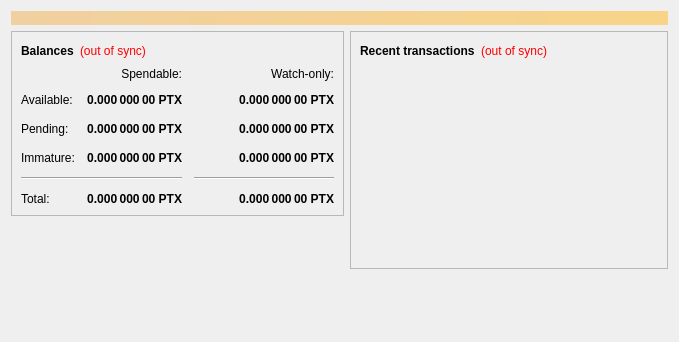
<?xml version="1.0" encoding="UTF-8"?>
<ui version="4.0">
 <class>OverviewPage</class>
 <widget class="QWidget" name="OverviewPage">
  <property name="geometry">
   <rect>
    <x>0</x>
    <y>0</y>
    <width>679</width>
    <height>342</height>
   </rect>
  </property>
  <property name="windowTitle">
   <string>Form</string>
  </property>
  <layout class="QVBoxLayout" name="topLayout">
   <item>
    <widget class="QLabel" name="labelAlerts">
     <property name="visible">
      <bool>false</bool>
     </property>
     <property name="styleSheet">
      <string notr="true">background-color: qlineargradient(x1: 0, y1: 0, x2: 1, y2: 0, stop:0 #F0D0A0, stop:1 #F8D488); color:#000000;</string>
     </property>
     <property name="wordWrap">
      <bool>true</bool>
     </property>
     <property name="margin">
      <number>3</number>
     </property>
    </widget>
   </item>
   <item>
    <layout class="QHBoxLayout" name="horizontalLayout" stretch="1,1">
     <item>
      <layout class="QVBoxLayout" name="verticalLayout_2">
       <item>
        <widget class="QFrame" name="frame">
         <property name="frameShape">
          <enum>QFrame::StyledPanel</enum>
         </property>
         <property name="frameShadow">
          <enum>QFrame::Raised</enum>
         </property>
         <layout class="QVBoxLayout" name="verticalLayout_4">
          <item>
           <layout class="QHBoxLayout" name="horizontalLayout_4">
            <item>
             <widget class="QLabel" name="label_5">
              <property name="font">
               <font>
                <weight>75</weight>
                <bold>true</bold>
               </font>
              </property>
              <property name="text">
               <string>Balances</string>
              </property>
             </widget>
            </item>
            <item>
             <widget class="QLabel" name="labelWalletStatus">
              <property name="cursor">
               <cursorShape>WhatsThisCursor</cursorShape>
              </property>
              <property name="toolTip">
               <string>The displayed information may be out of date. Your wallet automatically synchronizes with the Bitcoin network after a connection is established, but this process has not completed yet.</string>
              </property>
              <property name="styleSheet">
               <string notr="true">QLabel { color: red; }</string>
              </property>
              <property name="text">
               <string notr="true">(out of sync)</string>
              </property>
              <property name="alignment">
               <set>Qt::AlignLeading|Qt::AlignLeft|Qt::AlignVCenter</set>
              </property>
             </widget>
            </item>
            <item>
             <spacer name="horizontalSpacer_3">
              <property name="orientation">
               <enum>Qt::Horizontal</enum>
              </property>
              <property name="sizeHint" stdset="0">
               <size>
                <width>40</width>
                <height>20</height>
               </size>
              </property>
             </spacer>
            </item>
           </layout>
          </item>
          <item>
           <layout class="QGridLayout" name="gridLayout">
            <property name="spacing">
             <number>12</number>
            </property>
            <item row="2" column="2">
             <widget class="QLabel" name="labelWatchPending">
              <property name="font">
               <font>
                <weight>75</weight>
                <bold>true</bold>
               </font>
              </property>
              <property name="cursor">
               <cursorShape>IBeamCursor</cursorShape>
              </property>
              <property name="toolTip">
               <string>Unconfirmed transactions to watch-only addresses</string>
              </property>
              <property name="text">
               <string notr="true">0.000 000 00 PTX</string>
              </property>
              <property name="alignment">
               <set>Qt::AlignRight|Qt::AlignTrailing|Qt::AlignVCenter</set>
              </property>
              <property name="textInteractionFlags">
               <set>Qt::LinksAccessibleByMouse|Qt::TextSelectableByKeyboard|Qt::TextSelectableByMouse</set>
              </property>
             </widget>
            </item>
            <item row="2" column="1">
             <widget class="QLabel" name="labelUnconfirmed">
              <property name="font">
               <font>
                <weight>75</weight>
                <bold>true</bold>
               </font>
              </property>
              <property name="cursor">
               <cursorShape>IBeamCursor</cursorShape>
              </property>
              <property name="toolTip">
               <string>Total of transactions that have yet to be confirmed, and do not yet count toward the spendable balance</string>
              </property>
              <property name="text">
               <string notr="true">0.000 000 00 PTX</string>
              </property>
              <property name="alignment">
               <set>Qt::AlignRight|Qt::AlignTrailing|Qt::AlignVCenter</set>
              </property>
              <property name="textInteractionFlags">
               <set>Qt::LinksAccessibleByMouse|Qt::TextSelectableByKeyboard|Qt::TextSelectableByMouse</set>
              </property>
             </widget>
            </item>
            <item row="3" column="2">
             <widget class="QLabel" name="labelWatchImmature">
              <property name="font">
               <font>
                <weight>75</weight>
                <bold>true</bold>
               </font>
              </property>
              <property name="cursor">
               <cursorShape>IBeamCursor</cursorShape>
              </property>
              <property name="toolTip">
               <string>Mined balance in watch-only addresses that has not yet matured</string>
              </property>
              <property name="text">
               <string notr="true">0.000 000 00 PTX</string>
              </property>
              <property name="alignment">
               <set>Qt::AlignRight|Qt::AlignTrailing|Qt::AlignVCenter</set>
              </property>
              <property name="textInteractionFlags">
               <set>Qt::LinksAccessibleByMouse|Qt::TextSelectableByKeyboard|Qt::TextSelectableByMouse</set>
              </property>
             </widget>
            </item>
            <item row="4" column="0" colspan="2">
             <widget class="Line" name="line">
              <property name="orientation">
               <enum>Qt::Horizontal</enum>
              </property>
             </widget>
            </item>
            <item row="4" column="2">
             <widget class="Line" name="lineWatchBalance">
              <property name="sizePolicy">
               <sizepolicy hsizetype="Preferred" vsizetype="Fixed">
                <horstretch>0</horstretch>
                <verstretch>0</verstretch>
               </sizepolicy>
              </property>
              <property name="minimumSize">
               <size>
                <width>140</width>
                <height>0</height>
               </size>
              </property>
              <property name="orientation">
               <enum>Qt::Horizontal</enum>
              </property>
             </widget>
            </item>
            <item row="5" column="0">
             <widget class="QLabel" name="labelTotalText">
              <property name="text">
               <string>Total:</string>
              </property>
             </widget>
            </item>
            <item row="3" column="1">
             <widget class="QLabel" name="labelImmature">
              <property name="font">
               <font>
                <weight>75</weight>
                <bold>true</bold>
               </font>
              </property>
              <property name="cursor">
               <cursorShape>IBeamCursor</cursorShape>
              </property>
              <property name="toolTip">
               <string>Mined balance that has not yet matured</string>
              </property>
              <property name="text">
               <string notr="true">0.000 000 00 PTX</string>
              </property>
              <property name="alignment">
               <set>Qt::AlignRight|Qt::AlignTrailing|Qt::AlignVCenter</set>
              </property>
              <property name="textInteractionFlags">
               <set>Qt::LinksAccessibleByMouse|Qt::TextSelectableByKeyboard|Qt::TextSelectableByMouse</set>
              </property>
             </widget>
            </item>
            <item row="2" column="3">
             <spacer name="horizontalSpacer_2">
              <property name="orientation">
               <enum>Qt::Horizontal</enum>
              </property>
              <property name="sizeHint" stdset="0">
               <size>
                <width>40</width>
                <height>20</height>
               </size>
              </property>
             </spacer>
            </item>
            <item row="3" column="0">
             <widget class="QLabel" name="labelImmatureText">
              <property name="text">
               <string>Immature:</string>
              </property>
             </widget>
            </item>
            <item row="5" column="1">
             <widget class="QLabel" name="labelTotal">
              <property name="font">
               <font>
                <weight>75</weight>
                <bold>true</bold>
               </font>
              </property>
              <property name="cursor">
               <cursorShape>IBeamCursor</cursorShape>
              </property>
              <property name="toolTip">
               <string>Your current total balance</string>
              </property>
              <property name="text">
               <string notr="true">0.000 000 00 PTX</string>
              </property>
              <property name="alignment">
               <set>Qt::AlignRight|Qt::AlignTrailing|Qt::AlignVCenter</set>
              </property>
              <property name="textInteractionFlags">
               <set>Qt::LinksAccessibleByMouse|Qt::TextSelectableByKeyboard|Qt::TextSelectableByMouse</set>
              </property>
             </widget>
            </item>
            <item row="5" column="2">
             <widget class="QLabel" name="labelWatchTotal">
              <property name="font">
               <font>
                <weight>75</weight>
                <bold>true</bold>
               </font>
              </property>
              <property name="cursor">
               <cursorShape>IBeamCursor</cursorShape>
              </property>
              <property name="toolTip">
               <string>Current total balance in watch-only addresses</string>
              </property>
              <property name="text">
               <string notr="true">0.000 000 00 PTX</string>
              </property>
              <property name="alignment">
               <set>Qt::AlignRight|Qt::AlignTrailing|Qt::AlignVCenter</set>
              </property>
              <property name="textInteractionFlags">
               <set>Qt::LinksAccessibleByMouse|Qt::TextSelectableByKeyboard|Qt::TextSelectableByMouse</set>
              </property>
             </widget>
            </item>
            <item row="0" column="2">
             <widget class="QLabel" name="labelWatchonly">
              <property name="text">
               <string>Watch-only:</string>
              </property>
              <property name="alignment">
               <set>Qt::AlignRight|Qt::AlignTrailing|Qt::AlignVCenter</set>
              </property>
             </widget>
            </item>
            <item row="1" column="0">
             <widget class="QLabel" name="labelBalanceText">
              <property name="text">
               <string>Available:</string>
              </property>
             </widget>
            </item>
            <item row="1" column="1">
             <widget class="QLabel" name="labelBalance">
              <property name="font">
               <font>
                <weight>75</weight>
                <bold>true</bold>
               </font>
              </property>
              <property name="cursor">
               <cursorShape>IBeamCursor</cursorShape>
              </property>
              <property name="toolTip">
               <string>Your current spendable balance</string>
              </property>
              <property name="text">
               <string notr="true">0.000 000 00 PTX</string>
              </property>
              <property name="alignment">
               <set>Qt::AlignRight|Qt::AlignTrailing|Qt::AlignVCenter</set>
              </property>
              <property name="textInteractionFlags">
               <set>Qt::LinksAccessibleByMouse|Qt::TextSelectableByKeyboard|Qt::TextSelectableByMouse</set>
              </property>
             </widget>
            </item>
            <item row="1" column="2">
             <widget class="QLabel" name="labelWatchAvailable">
              <property name="font">
               <font>
                <weight>75</weight>
                <bold>true</bold>
               </font>
              </property>
              <property name="cursor">
               <cursorShape>IBeamCursor</cursorShape>
              </property>
              <property name="toolTip">
               <string>Your current balance in watch-only addresses</string>
              </property>
              <property name="text">
               <string notr="true">0.000 000 00 PTX</string>
              </property>
              <property name="alignment">
               <set>Qt::AlignRight|Qt::AlignTrailing|Qt::AlignVCenter</set>
              </property>
              <property name="textInteractionFlags">
               <set>Qt::LinksAccessibleByMouse|Qt::TextSelectableByKeyboard|Qt::TextSelectableByMouse</set>
              </property>
             </widget>
            </item>
            <item row="2" column="0">
             <widget class="QLabel" name="labelPendingText">
              <property name="text">
               <string>Pending:</string>
              </property>
             </widget>
            </item>
            <item row="0" column="1">
             <widget class="QLabel" name="labelSpendable">
              <property name="text">
               <string>Spendable:</string>
              </property>
              <property name="alignment">
               <set>Qt::AlignRight|Qt::AlignTrailing|Qt::AlignVCenter</set>
              </property>
             </widget>
            </item>
           </layout>
          </item>
         </layout>
        </widget>
       </item>
       <item>
        <spacer name="verticalSpacer">
         <property name="orientation">
          <enum>Qt::Vertical</enum>
         </property>
         <property name="sizeHint" stdset="0">
          <size>
           <width>20</width>
           <height>40</height>
          </size>
         </property>
        </spacer>
       </item>
      </layout>
     </item>
     <item>
      <layout class="QVBoxLayout" name="verticalLayout_3">
       <item>
        <widget class="QFrame" name="frame_2">
         <property name="frameShape">
          <enum>QFrame::StyledPanel</enum>
         </property>
         <property name="frameShadow">
          <enum>QFrame::Raised</enum>
         </property>
         <layout class="QVBoxLayout" name="verticalLayout">
          <item>
           <layout class="QHBoxLayout" name="horizontalLayout_2">
            <item>
             <widget class="QLabel" name="label_4">
              <property name="font">
               <font>
                <weight>75</weight>
                <bold>true</bold>
               </font>
              </property>
              <property name="text">
               <string>Recent transactions</string>
              </property>
             </widget>
            </item>
            <item>
             <widget class="QLabel" name="labelTransactionsStatus">
              <property name="cursor">
               <cursorShape>WhatsThisCursor</cursorShape>
              </property>
              <property name="toolTip">
               <string>The displayed information may be out of date. Your wallet automatically synchronizes with the Bitcoin network after a connection is established, but this process has not completed yet.</string>
              </property>
              <property name="styleSheet">
               <string notr="true">QLabel { color: red; }</string>
              </property>
              <property name="text">
               <string notr="true">(out of sync)</string>
              </property>
              <property name="alignment">
               <set>Qt::AlignRight|Qt::AlignTrailing|Qt::AlignVCenter</set>
              </property>
             </widget>
            </item>
            <item>
             <spacer name="horizontalSpacer">
              <property name="orientation">
               <enum>Qt::Horizontal</enum>
              </property>
              <property name="sizeHint" stdset="0">
               <size>
                <width>40</width>
                <height>20</height>
               </size>
              </property>
             </spacer>
            </item>
           </layout>
          </item>
          <item>
           <widget class="QListView" name="listTransactions">
            <property name="styleSheet">
             <string notr="true">QListView { background: transparent; }</string>
            </property>
            <property name="frameShape">
             <enum>QFrame::NoFrame</enum>
            </property>
            <property name="verticalScrollBarPolicy">
             <enum>Qt::ScrollBarAlwaysOff</enum>
            </property>
            <property name="horizontalScrollBarPolicy">
             <enum>Qt::ScrollBarAlwaysOff</enum>
            </property>
            <property name="selectionMode">
             <enum>QAbstractItemView::NoSelection</enum>
            </property>
           </widget>
          </item>
         </layout>
        </widget>
       </item>
       <item>
        <spacer name="verticalSpacer_2">
         <property name="orientation">
          <enum>Qt::Vertical</enum>
         </property>
         <property name="sizeHint" stdset="0">
          <size>
           <width>20</width>
           <height>40</height>
          </size>
         </property>
        </spacer>
       </item>
      </layout>
     </item>
    </layout>
   </item>
  </layout>
 </widget>
 <resources/>
 <connections/>
</ui>
